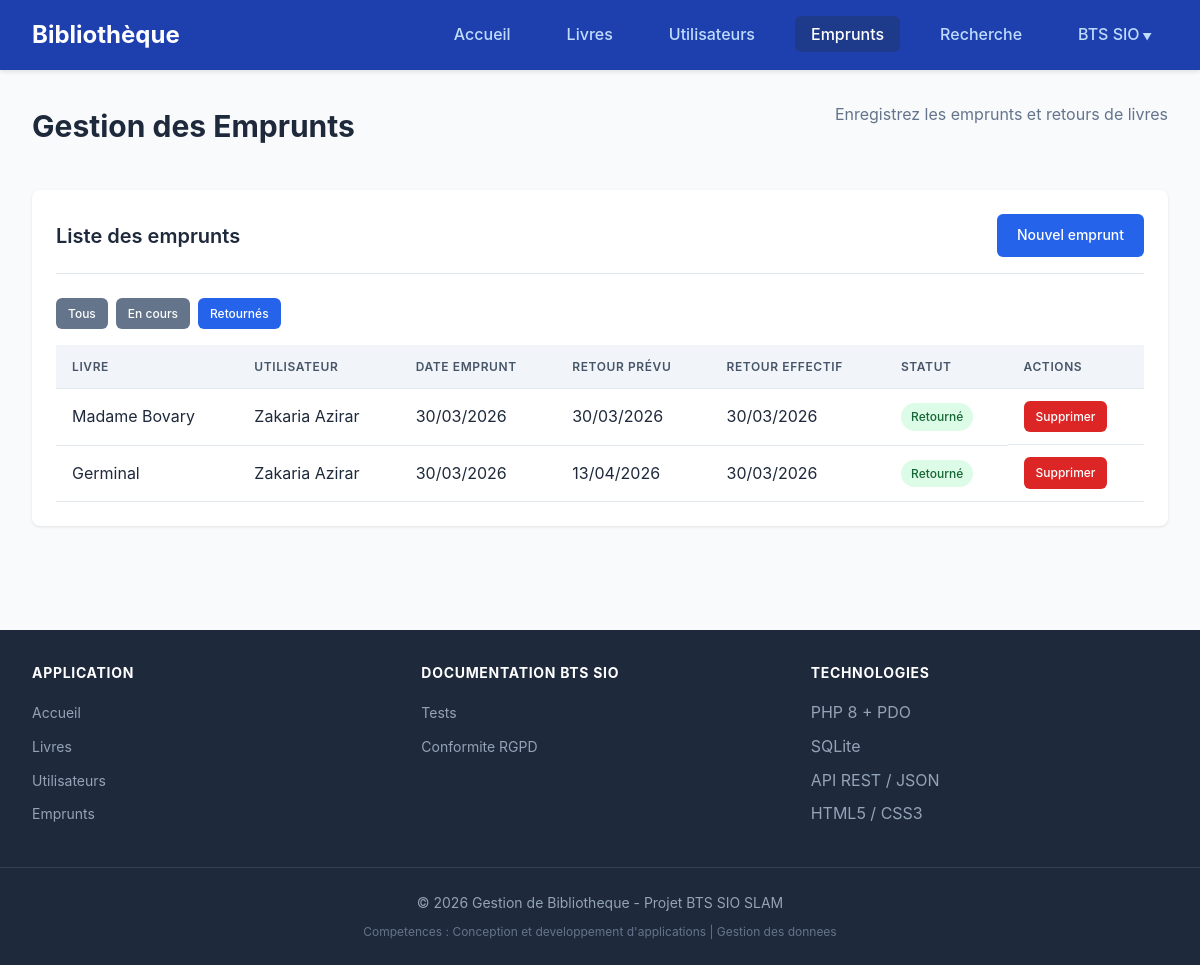
Screenshot of /emprunts.php?filtre=retourne with the database file from the repository.
### tables this page shows
CREATE TABLE emprunts (
                id INTEGER PRIMARY KEY AUTOINCREMENT,
                livre_id INTEGER NOT NULL,
                utilisateur_id INTEGER NOT NULL,
                date_emprunt DATETIME DEFAULT CURRENT_TIMESTAMP,
                date_retour_prevue DATE NOT NULL,
                date_retour_effective DATE,
                statut VARCHAR(20) DEFAULT 'en_cours',
                FOREIGN KEY (livre_id) REFERENCES livres(id),
                FOREIGN KEY (utilisateur_id) REFERENCES utilisateurs(id)
            );

CREATE TABLE livres (
                id INTEGER PRIMARY KEY AUTOINCREMENT,
                titre VARCHAR(255) NOT NULL,
                auteur VARCHAR(255) NOT NULL,
                isbn VARCHAR(20) UNIQUE,
                annee_publication INTEGER,
                genre VARCHAR(100),
                quantite INTEGER DEFAULT 1,
                disponible INTEGER DEFAULT 1,
                date_ajout DATETIME DEFAULT CURRENT_TIMESTAMP
            );

CREATE TABLE utilisateurs (
                id INTEGER PRIMARY KEY AUTOINCREMENT,
                nom VARCHAR(100) NOT NULL,
                prenom VARCHAR(100) NOT NULL,
                email VARCHAR(255) UNIQUE NOT NULL,
                telephone VARCHAR(20),
                adresse TEXT,
                date_inscription DATETIME DEFAULT CURRENT_TIMESTAMP,
                actif INTEGER DEFAULT 1
            );

### emprunts.php (the view, shortened to what this page needs)
<?php
require_once 'config/database.php';
$db = Database::getInstance()->getConnection();
$action = isset($_GET['action']) ? $_GET['action'] : 'liste';
$livresDisponibles = $db->query("SELECT * FROM livres WHERE disponible > 0 ORDER BY titre")->fetchAll();
$utilisateurs = $db->query("SELECT * FROM utilisateurs WHERE actif = 1 ORDER BY nom, prenom")->fetchAll();
$filtre = isset($_GET['filtre']) ? $_GET['filtre'] : '';
if ($filtre) {
    $stmt = $db->prepare("
        SELECT e.*, l.titre, u.nom, u.prenom
        FROM emprunts e
        JOIN livres l ON e.livre_id = l.id
        JOIN utilisateurs u ON e.utilisateur_id = u.id
        WHERE e.statut = ?
        ORDER BY e.date_emprunt DESC
    ");
    $stmt->execute([$filtre]);
}
$emprunts = $stmt->fetchAll();
include 'includes/header.php';
?>
<div class="page-header">
    <h1>Gestion des Emprunts</h1>
    <p>Enregistrez les emprunts et retours de livres</p>
</div>
<?php if ($action === 'ajouter'): ?>
    <div class="card">
        <div class="card-header">
            <h2 class="card-title">Nouvel emprunt</h2>
            <a href="emprunts.php" class="btn btn-secondary">Retour à la liste</a>
        </div>
        <?php if (empty($livresDisponibles)): ?>
            <div class="alert alert-info">Aucun livre disponible pour l'emprunt.</div>
        <?php elseif (empty($utilisateurs)): ?>
            <div class="alert alert-info">Aucun utilisateur enregistré. <a href="utilisateurs.php?action=ajouter">Ajouter un utilisateur</a></div>
        <?php else: ?>
            <form method="POST">
                <div class="form-row">
                    <div class="form-group">
                        <label class="form-label">Livre *</label>
                        <select name="livre_id" class="form-control" required>
                            <option value="">Sélectionner un livre</option>
                            <?php foreach ($livresDisponibles as $livre): ?>
                                <option value="<?php echo $livre['id']; ?>">
                                    <?php echo htmlspecialchars($livre['titre']); ?> - <?php echo htmlspecialchars($livre['auteur']); ?>
                                    (<?php echo $livre['disponible']; ?> disponible(s))
                                </option>
                            <?php endforeach; ?>
                        </select>
                    </div>
                    <div class="form-group">
                        <label class="form-label">Utilisateur *</label>
                        <select name="utilisateur_id" class="form-control" required>
                            <option value="">Sélectionner un utilisateur</option>
                            <?php foreach ($utilisateurs as $utilisateur): ?>
                                <option value="<?php echo $utilisateur['id']; ?>">
                                    <?php echo htmlspecialchars($utilisateur['prenom'] . ' ' . $utilisateur['nom']); ?>
                                </option>
                            <?php endforeach; ?>
                        </select>
                    </div>
                </div>
                <div class="form-group">
                    <label class="form-label">Date de retour prévue *</label>
                    <input type="date" name="date_retour_prevue" class="form-control" required
                           min="<?php echo date('Y-m-d'); ?>" value="<?php echo date('Y-m-d', strtotime('+14 days')); ?>">
                </div>
                <button type="submit" name="ajouter" class="btn btn-primary">Enregistrer l'emprunt</button>
            </form>
        <?php endif; ?>
    </div>
<?php else: ?>
    <div class="card">
        <div class="card-header">
            <h2 class="card-title">Liste des emprunts</h2>
            <a href="emprunts.php?action=ajouter" class="btn btn-primary">Nouvel emprunt</a>
        </div>
        <div style="margin-bottom: 1rem; display: flex; gap: 0.5rem;">
            <a href="emprunts.php" class="btn <?php echo !$filtre ? 'btn-primary' : 'btn-secondary'; ?> btn-sm">Tous</a>
            <a href="emprunts.php?filtre=en_cours" class="btn <?php echo $filtre === 'en_cours' ? 'btn-primary' : 'btn-secondary'; ?> btn-sm">En cours</a>
            <a href="emprunts.php?filtre=retourne" class="btn <?php echo $filtre === 'retourne' ? 'btn-primary' : 'btn-secondary'; ?> btn-sm">Retournés</a>
        </div>
        <?php if (empty($emprunts)): ?>
            <p style="color: #64748b; text-align: center; padding: 2rem;">Aucun emprunt trouvé</p>
        <?php else: ?>
            <table>
                <thead>
                    <tr>
                        <th>Livre</th>
                        <th>Utilisateur</th>
                        <th>Date emprunt</th>
                        <th>Retour prévu</th>
                        <th>Retour effectif</th>
                        <th>Statut</th>
                        <th>Actions</th>
                    </tr>
                </thead>
                <tbody>
                    <?php foreach ($emprunts as $emprunt): ?>
                    <?php
                        $enRetard = $emprunt['statut'] === 'en_cours' && strtotime($emprunt['date_retour_prevue']) < time();
                    ?>
                    <tr>
                        <td><?php echo htmlspecialchars($emprunt['titre']); ?></td>
                        <td><?php echo htmlspecialchars($emprunt['prenom'] . ' ' . $emprunt['nom']); ?></td>
                        <td><?php echo date('d/m/Y', strtotime($emprunt['date_emprunt'])); ?></td>
                        <td><?php echo date('d/m/Y', strtotime($emprunt['date_retour_prevue'])); ?></td>
                        <td><?php echo $emprunt['date_retour_effective'] ? date('d/m/Y', strtotime($emprunt['date_retour_effective'])) : '-'; ?></td>
                        <td>
                            <?php if ($emprunt['statut'] === 'retourne'): ?>
                                <span class="badge badge-success">Retourné</span>
                            <?php elseif ($enRetard): ?>
                                <span class="badge badge-danger">En retard</span>
                            <?php else: ?>
                                <span class="badge badge-warning">En cours</span>
                            <?php endif; ?>
                        </td>
                        <td class="actions">
                            <a href="emprunts.php?supprimer=<?php echo $emprunt['id']; ?>" class="btn btn-danger btn-sm"
                               onclick="return confirm('Êtes-vous sûr de vouloir supprimer cet emprunt?')">Supprimer</a>
                        </td>
                    </tr>
                    <?php endforeach; ?>
                </tbody>
            </table>
        <?php endif; ?>
    </div>
<?php endif; ?>
<?php include 'includes/footer.php'; ?>

### includes/header.php (style rules this page uses)
* { margin: 0; padding: 0; box-sizing: border-box; }
body { font-family: -apple-system, BlinkMacSystemFont, 'Segoe UI', Roboto, Oxygen, Ubuntu, sans-serif; background-color: #f8fafc; color: #1e293b; line-height: 1.6; }
.card { background: white; border-radius: 0.5rem; box-shadow: 0 1px 3px rgba(0,0,0,0.1); padding: 1.5rem; margin-bottom: 1.5rem; }
.card-header { display: flex; justify-content: space-between; align-items: center; margin-bottom: 1.5rem; padding-bottom: 1rem; border-bottom: 1px solid #e2e8f0; }
.card-title { font-size: 1.25rem; font-weight: 600; color: #1e293b; }
.btn { display: inline-flex; align-items: center; gap: 0.5rem; padding: 0.625rem 1.25rem; border-radius: 0.375rem; font-weight: 500; font-size: 0.875rem; text-decoration: none; cursor: pointer; border: none; transition: all 0.2s; }
.btn-primary { background-color: #2563eb; color: white; }
.btn-secondary { background-color: #64748b; color: white; }
.btn-danger { background-color: #dc2626; color: white; }
.btn-sm { padding: 0.375rem 0.75rem; font-size: 0.75rem; }
table { width: 100%; border-collapse: collapse; }
th, td { padding: 0.75rem 1rem; text-align: left; border-bottom: 1px solid #e2e8f0; }
th { background-color: #f1f5f9; font-weight: 600; color: #475569; font-size: 0.75rem; text-transform: uppercase; letter-spacing: 0.05em; }
.badge { display: inline-block; padding: 0.25rem 0.625rem; border-radius: 9999px; font-size: 0.75rem; font-weight: 500; }
.badge-success { background-color: #dcfce7; color: #166534; }
.actions { display: flex; gap: 0.5rem; }
.page-header { margin-bottom: 2rem; }
.page-header h1 { font-size: 1.875rem; font-weight: 700; color: #1e293b; margin-bottom: 0.5rem; }
.page-header p { color: #64748b; }
.page-header { display: flex; justify-content: space-between; align-items: flex-start; margin-bottom: 2rem; flex-wrap: wrap; gap: 1rem; }

### rows the page displays
emprunts: livre.titre "Madame Bovary", utilisateur.nom "Zakaria Azirar", date_emprunt "30/03/2026", date_retour_prevue "30/03/2026", date_retour_effective "30/03/2026", statut "Retourné"
emprunts: livre.titre "Germinal", utilisateur.nom "Zakaria Azirar", date_emprunt "30/03/2026", date_retour_prevue "13/04/2026", date_retour_effective "30/03/2026", statut "Retourné"
